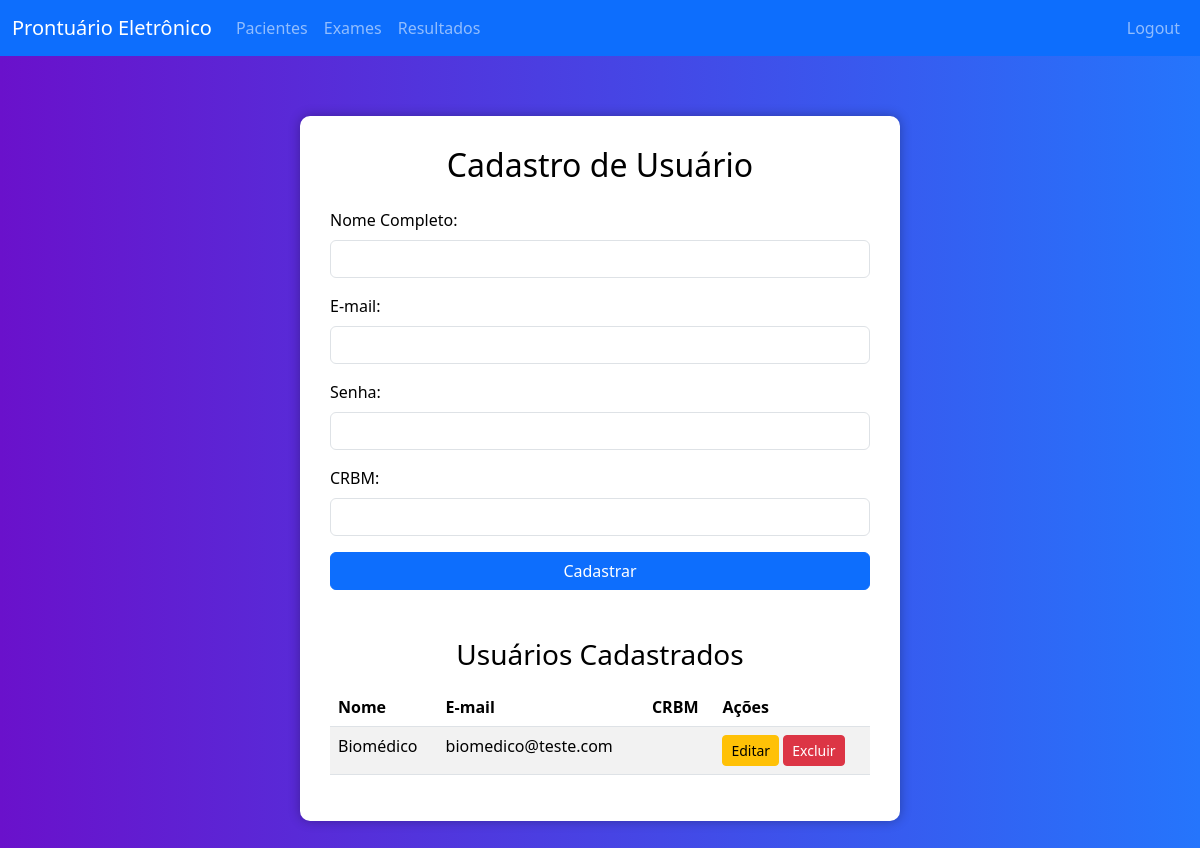
The page /views/cadastroUsuario.php on the database as committed earlier.
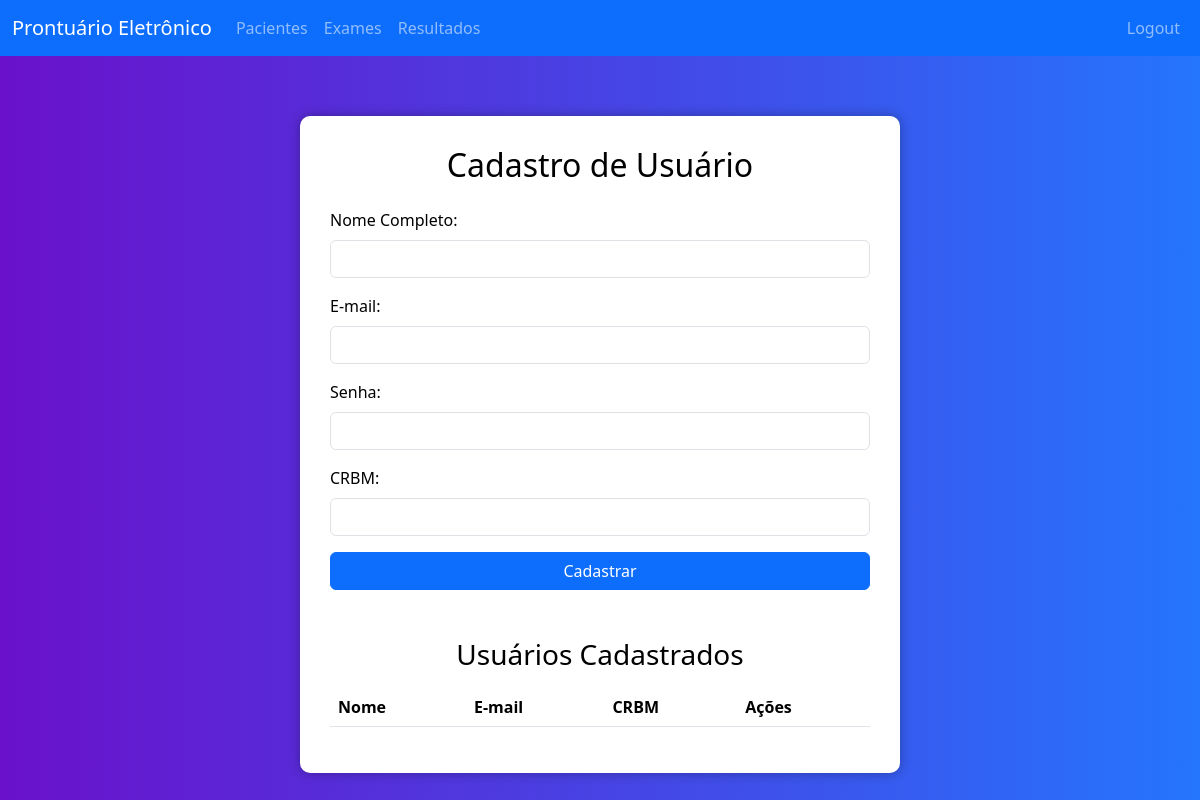
The same page on the database as committed later.
### tables this page shows
CREATE TABLE IF NOT EXISTS usuario (
    id INT AUTO_INCREMENT PRIMARY KEY,
    nome VARCHAR(255) NOT NULL,
    email VARCHAR(255) NOT NULL UNIQUE,
    senha VARCHAR(255) NOT NULL
);

### views/cadastroUsuario.php (the view, shortened to what this page needs)
<?php
require_once(__DIR__ . '/../config/db.php');
include 'navbar.php';
$usuario = null;
$usuarios = $conn->query("SELECT * FROM usuario ORDER BY id DESC");
?>
<!DOCTYPE html>
<html lang="pt-BR">
<head>
    <link href="https://cdn.jsdelivr.net/npm/bootstrap@5.3.5/dist/css/bootstrap.min.css" rel="stylesheet">
</head>
<body>
    <div class="container">
        <h2 class="mb-4 text-center"><?= $usuario ? 'Editar Usuário' : 'Cadastro de Usuário' ?></h2>
        <form method="POST" action="">
            <?php include 'formCamposUsuario.php'; ?>
            <?php if ($usuario): ?>
                <input type="hidden" name="id" value="<?= $usuario['id'] ?>">
                <button type="submit" name="editar_usuario" class="btn btn-warning w-100">Salvar Alterações</button>
                <a href="cadastroUsuario.php" class="btn btn-secondary w-100 mt-2">Cancelar</a>
            <?php else: ?>
                <button type="submit" name="cadastrar_usuario" class="btn btn-primary w-100">Cadastrar</button>
            <?php endif; ?>
        </form>
        <h3 class="mt-5 text-center">Usuários Cadastrados</h3>
        <table class="table table-striped mt-3">
           <thead>
    <tr>
        <th>Nome</th>
        <th>E-mail</th>
        <th>CRBM</th>
        <th>Ações</th>
    </tr>
</thead>
<tbody>
    <?php while ($row = $usuarios->fetch_assoc()): ?>
    <tr>
        <td><?= htmlspecialchars($row['nome']) ?></td>
        <td><?= htmlspecialchars($row['email']) ?></td>
        <td><?= htmlspecialchars($row['crbm']) ?></td>
        <td>
            <a href="?editar=<?= $row['id'] ?>" class="btn btn-warning btn-sm">Editar</a>
            <a href="?excluir=<?= $row['id'] ?>" class="btn btn-danger btn-sm" onclick="return confirm('Excluir usuário?')">Excluir</a>
        </td>
    </tr>
    <?php endwhile; ?>
</tbody>
        </table>
    </div>
</body>
</html>

### views/navbar.php (shortened to what this page needs)
<nav class="navbar navbar-expand-lg navbar-dark bg-primary mb-4">
    <div class="container-fluid">
        <a class="navbar-brand" href="home.php">Prontuário Eletrônico</a>
        <div class="collapse navbar-collapse" id="navbarNav">
            <ul class="navbar-nav">
                <li class="nav-item"><a class="nav-link" href="cadastroPacientes.php">Pacientes</a></li>
                <li class="nav-item"><a class="nav-link" href="cadastroExames.php">Exames</a></li>
                <li class="nav-item"><a class="nav-link" href="lancamentoDeExame.php">Resultados</a></li>
            </ul>
            <ul class="navbar-nav ms-auto">
                <li class="nav-item"><a class="nav-link" href="login.php">Logout</a></li>
            </ul>
        </div>
    </div>
</nav>

### views/formCamposUsuario.php
<div class="mb-3">
    <label for="nome" class="form-label">Nome Completo:</label>
    <input type="text" class="form-control" id="nome" name="nome" required value="<?= isset($usuario['nome']) ? htmlspecialchars($usuario['nome']) : '' ?>">
</div>
<div class="mb-3">
    <label for="email" class="form-label">E-mail:</label>
    <input type="email" class="form-control" id="email" name="email" required value="<?= isset($usuario['email']) ? htmlspecialchars($usuario['email']) : '' ?>">
</div>
<div class="mb-3">
    <label for="senha" class="form-label">Senha:</label>
    <input type="password" class="form-control" id="senha" name="senha" <?= isset($usuario) ? '' : 'required' ?>>
</div>
<div class="mb-3">
    <label for="crbm" class="form-label">CRBM:</label>
    <input type="text" class="form-control" id="crbm" name="crbm" value="<?= isset($usuario['crbm']) ? htmlspecialchars($usuario['crbm']) : '' ?>" required>
</div>

### views/cadastroUsuario.php (style rules this page uses)
body { background: linear-gradient(to right, #6a11cb, #2575fc); min-height: 100vh; }
.container { background: #fff; color: #000; padding: 30px; border-radius: 10px; box-shadow: 0 0 12px rgba(0,0,0,0.3); max-width: 600px; margin: 60px auto; }

Rows that differ between the two databases and show on the page:
removed usuario: nome "Biomédico", email "biomedico@teste.com"
